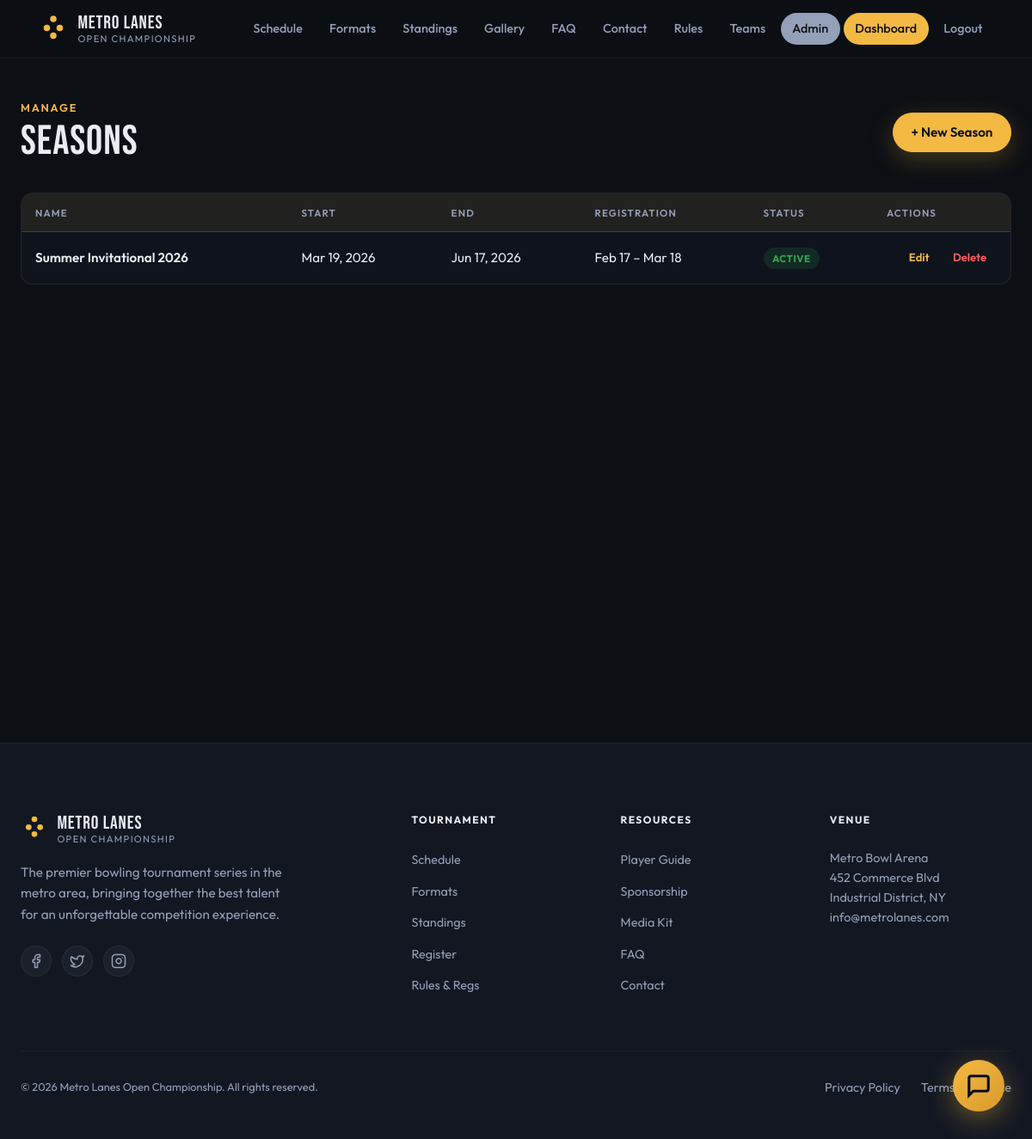
/manage/seasons/ (signed in), run on an earlier commit of the app's database.
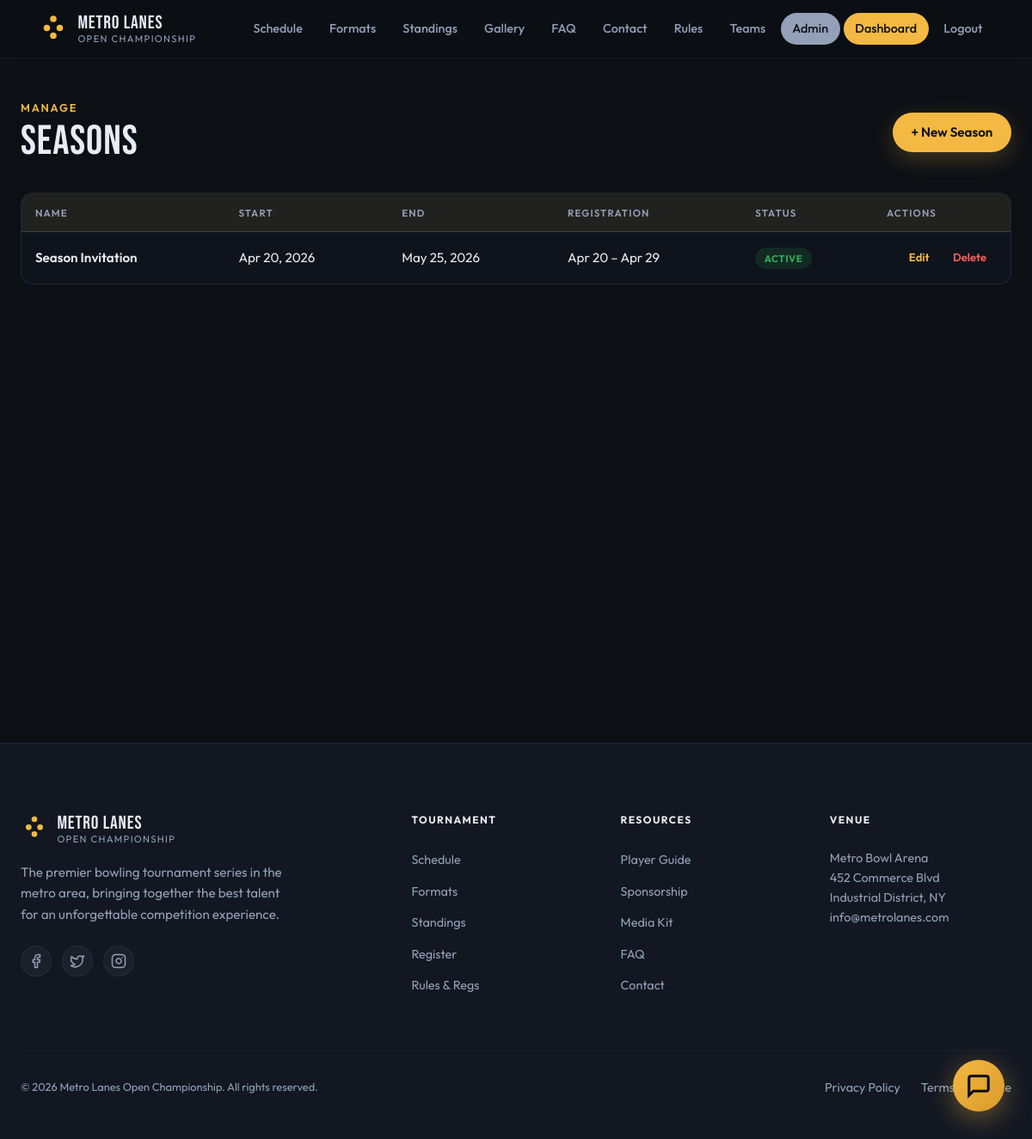
And on a later commit of the database.
### core/models.py (models this page shows, shortened)
class Season(models.Model):
    name = models.CharField(max_length=100)
    start_date = models.DateField()
    end_date = models.DateField()
    is_active = models.BooleanField(default=False)
    register_start_date = models.DateField()
    register_end_date = models.DateField()
    participants = models.ManyToManyField(User, related_name='participants')
    teams = models.ManyToManyField(Team, related_name='teamups')
    hero_image = models.URLField(blank=True, null=True, help_text="URL for the hero background image")

### core/views.py (the view)
# urls.py: path('manage/seasons/', views.season_list, name='season_list'),
@login_required
def season_list(request):
    seasons = Season.objects.all().order_by('-start_date')
    return render(request, 'core/season_list.html', {'seasons': seasons})

### templates/core/season_list.html (shortened to what this page needs)
{% extends "core/base.html" %}
{% block content %}
<section class="manage-section">
  <div class="manage-inner">
    <header class="manage-header">
      <div>
        <p class="manage-header__eyebrow">Manage</p>
        <h1 class="manage-header__title">Seasons</h1>
      </div>
      <a class="btn btn--primary" href="{% url 'season_create' %}">+ New Season</a>
    </header>
    {% if seasons %}
    <div class="manage-table-wrap">
      <table class="manage-table">
        <thead>
          <tr>
            <th>Name</th>
            <th>Start</th>
            <th>End</th>
            <th>Registration</th>
            <th>Status</th>
            <th class="manage-table__actions-col">Actions</th>
          </tr>
        </thead>
        <tbody>
          {% for s in seasons %}
          <tr>
            <td class="manage-table__primary">{{ s.name }}</td>
            <td>{{ s.start_date|date:"M d, Y" }}</td>
            <td>{{ s.end_date|date:"M d, Y" }}</td>
            <td>{{ s.register_start_date|date:"M d" }} – {{ s.register_end_date|date:"M d" }}</td>
            <td>
              {% if s.is_active %}
                <span class="badge badge--active">Active</span>
              {% else %}
                <span class="badge badge--inactive">Inactive</span>
              {% endif %}
            </td>
            <td class="manage-table__actions">
              <a href="{% url 'season_edit' s.pk %}" class="manage-action">Edit</a>
              <a href="{% url 'season_delete' s.pk %}" class="manage-action manage-action--danger">Delete</a>
            </td>
          </tr>
          {% endfor %}
        </tbody>
      </table>
    </div>
    {% else %}
      <div class="manage-empty">
        <p>No seasons created yet.</p>
        <a class="btn btn--primary" href="{% url 'season_create' %}">Create First Season</a>
      </div>
    {% endif %}
  </div>
</section>
{% endblock %}

What changed in the data, as far as the page shows it:
removed Season: name "Summer Invitational 2026", start_date "Mar 19, 2026", end_date "Jun 17, 2026", register_start_date "Feb 17", register_end_date "Mar 18", is_active "ACTIVE"
added Season: name "Season Invitation", start_date "Apr 20, 2026", end_date "May 25, 2026", register_start_date "Apr 20", register_end_date "Apr 29", is_active "ACTIVE"
